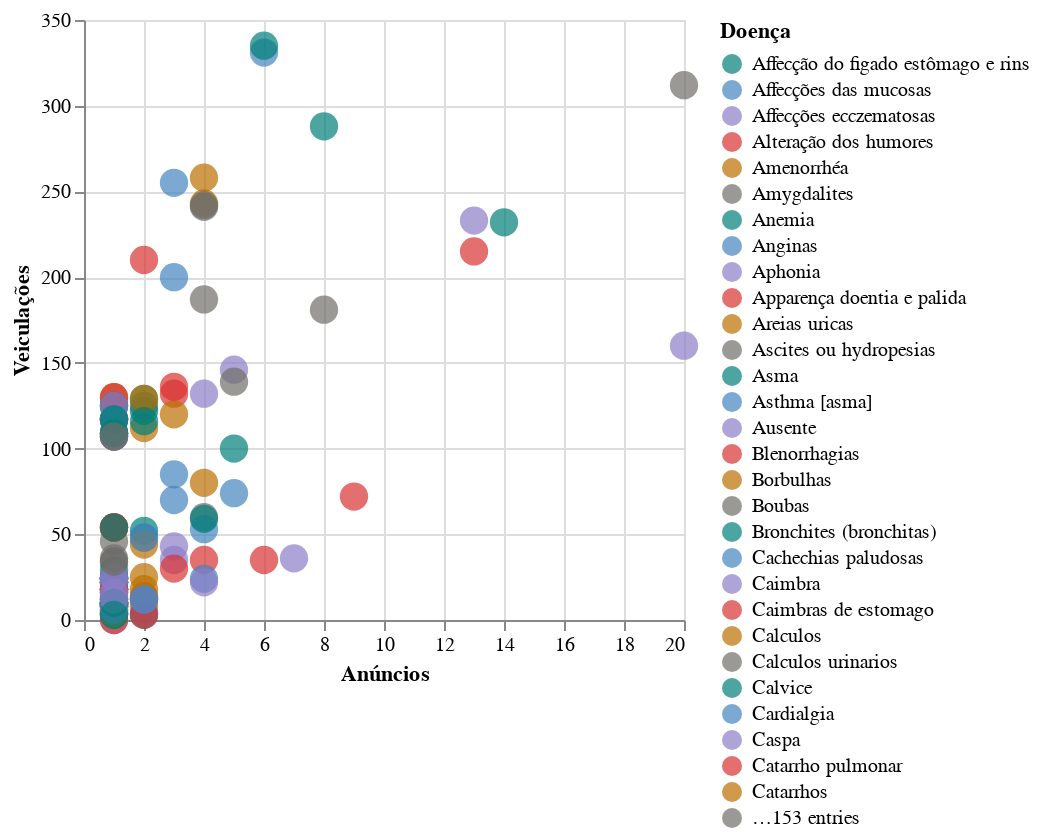

Notebook source saved alongside this figure:
### Code cell
alt.Chart(df_ailments_per_ad).mark_circle(size=200).encode(
    x=alt.X('Anúncios:Q', title='Anúncios'),
    y=alt.Y('Veiculações:Q', title='Veiculações'),
    tooltip=['Doença','Anúncios','Veiculações'],
    color=alt.Color(
        'Doença',
        scale=alt.Scale(range=color_scale)   
    ),
)

### Figure 1 — Vega-Lite specification as saved in the notebook (floating-point values rounded to 4 significant figures; data arrays with more than 128 entries replaced by an {"elided": "..."} marker saying what was removed)
{"config": {"view": {"continuousWidth": 300, "continuousHeight": 300}}, "data": {"name": "data-56f3f0a0f7c8c1009163841f3703e1f6"}, "mark": {"type": "circle", "size": 200}, "encoding": {"color": {"field": "Doença", "scale": {"range": ["#007F77", "#4385BE", "#8B7EC8", "#D83232", "#BC6F00", "#6F6E69"]}, "type": "nominal"}, "tooltip": [{"field": "Doença", "type": "nominal"}, {"field": "Anúncios", "type": "quantitative"}, {"field": "Veiculações", "type": "quantitative"}], "x": {"field": "Anúncios", "title": "Anúncios", "type": "quantitative"}, "y": {"field": "Veiculações", "title": "Veiculações", "type": "quantitative"}}, "$schema": "https://vega.github.io/schema/vega-lite/v5.20.1.json", "datasets": {"data-56f3f0a0f7c8c1009163841f3703e1f6": {"elided": "182 records"}}}
